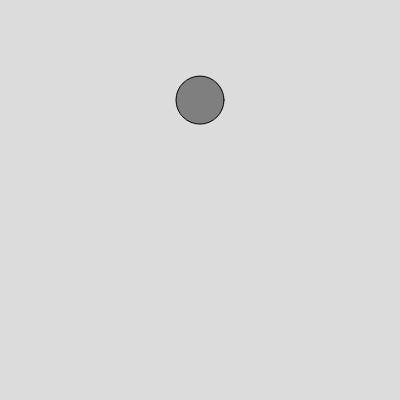
Frame 1 (no input)
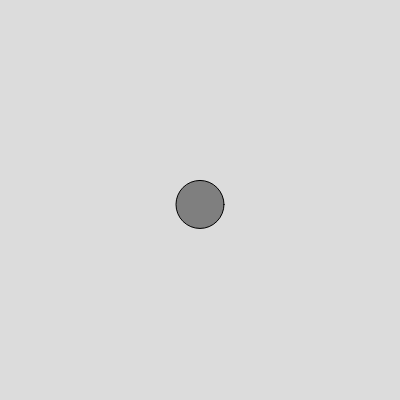
Frame 60 (no input)
Frame 120 (the mouse pressed at the canvas centre since frame 60): identical to frame 60, image omitted

The p5.js sketch that drew these frames (run headless with seeded random() and noise() and a simulated clock; from frame 60 on, the mouse is pressed at the canvas centre):

// p5.js sketch
// ── sketch.js
class Bob {
    constructor(x, y) {
        this.position = createVector(x, y);
        this.velocity = createVector();
        this.acceleration = createVector();

        this.mass = 24;
        this.damping = 0.98; // arbitrary

        this.dragOffset = createVector()
        this.dragging = false;
    }

    update() {
        this.velocity.add(this.acceleration);
        this.velocity.mult(this.damping);
        this.position.add(this.velocity);
        this.acceleration.mult(0);
    }

    applyForce(force) {
        let f = force.copy();
        f.div(this.mass);
        this.acceleration.add(f);
    }

    show() {
        stroke(0);
        fill(127);
        circle(this.position.x, this.position.y, this.mass * 2);
    }

    handleClick(mx, my) {
        this.dragging = true;
        this.dragOffset.x = this.position.x - mx;
        this.dragOffset.y = this.position.y - my;
    }

    stopDragging() {
        this.dragging = false;
    }

    handleDrag(mx, my) {
        if (this.dragging) {
            this.position.x = mx + this.dragOffset.x;
            this.position.y = my + this.dragOffset.y;
        }
    }
}

let bob;

function setup() {
    createCanvas(400, 400);

    bob = new Bob(width / 2, 100);
}

function draw() {
    background(220);

    let gravity = createVector(0, 2);
    bob.applyForce(gravity);
    bob.update();
    bob.handleDrag(mouseX, mouseY);



    bob.show();
}

function mousePressed() {
    bob.handleClick(mouseX, mouseY);
}

function mouseReleased() {
    bob.stopDragging();
}
